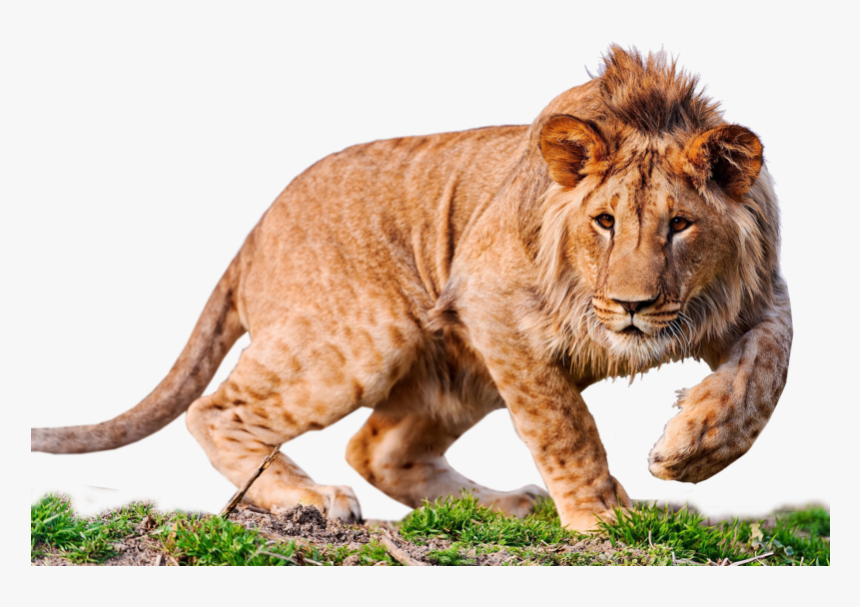
#> input picture images/lion.png, 860 x 607 px
$ python main.py
#> lines starting #> are read from the running program, lines starting #| are printed output that depends on the picture
import io
import cv2
import time
import numpy as np

from PIL import Image

class JPEG():
    def __init__(self, fp, compression=8, N=8):
#> called with fp = 'images/lion.png', compression = 0, N = 8
        self.img = np.array(Image.open(fp).convert())
#> self.img is the input picture: shape (607, 860, 4); mean R, G, B, A 210, 191.2, 173.7, 255

        # Constants
        self.N = N
        self.T = np.array([self.cosine(x, np.arange(N)) for x in range(N)])
        self.Q = np.array([
            [16, 11, 10, 16, 24, 40, 51, 61],
            [12, 12, 14, 19, 26, 58, 60, 55],
            [14, 13, 16, 24, 40, 57, 69, 56],
            [14, 17, 22, 29, 51, 87, 80, 62],
            [18, 22, 37, 56, 68,109,103, 77],
            [24, 35, 55, 64, 81,104,113, 92],
            [49, 64, 78, 87,103,121,120,101],
            [72, 92, 95, 98,112,100,103, 99]
        ])[:N,:N]
        self.compression = compression
        self.rgb_to_ycbcr()
        self.downsample()

    def rgb_to_ycbcr(self):
        R = self.img[:,:,0]/256.
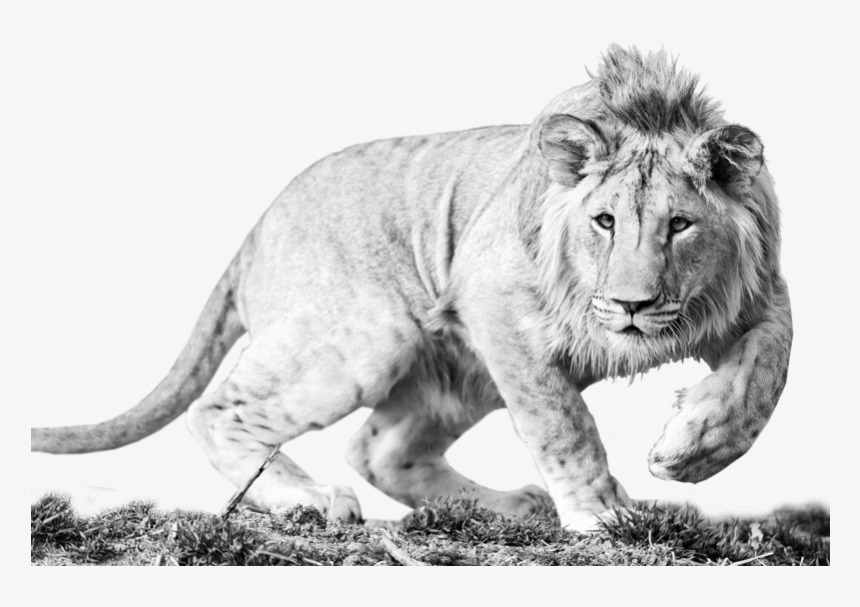
#> R: shape (607, 860) float64; min 0, max 0.996, mean 0.82
        G = self.img[:,:,1]/256.
        B = self.img[:,:,2]/256.
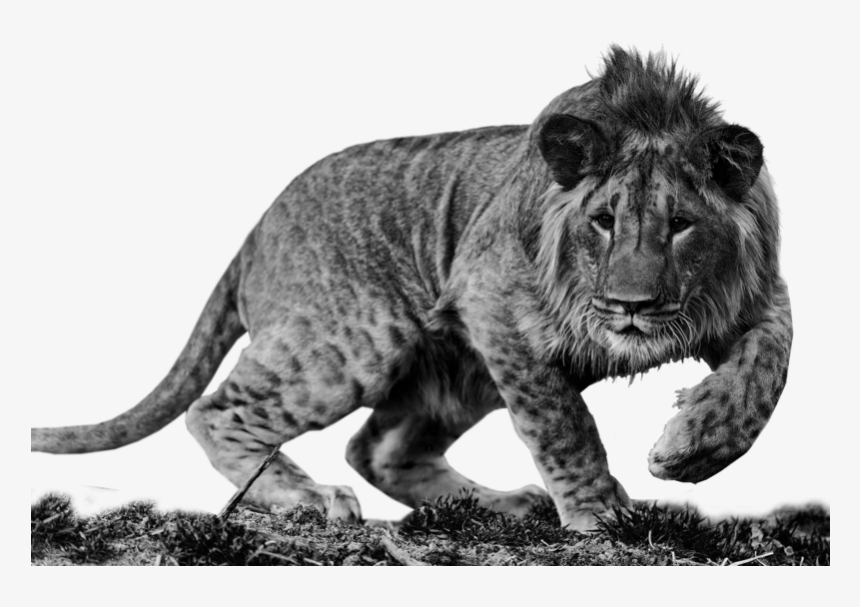
#> B: shape (607, 860) float64; min 0, max 0.965, mean 0.679
        self.img[:,:,0] = 16. + 65.738 * R + 129.057 * G + 25.064 * B
        self.img[:,:,1] = 128. - 37.945 * R - 74.494 * G + 112.439 * B
        self.img[:,:,2] = 128. + 112.439 * R - 94.154 * G - 18.285 * B
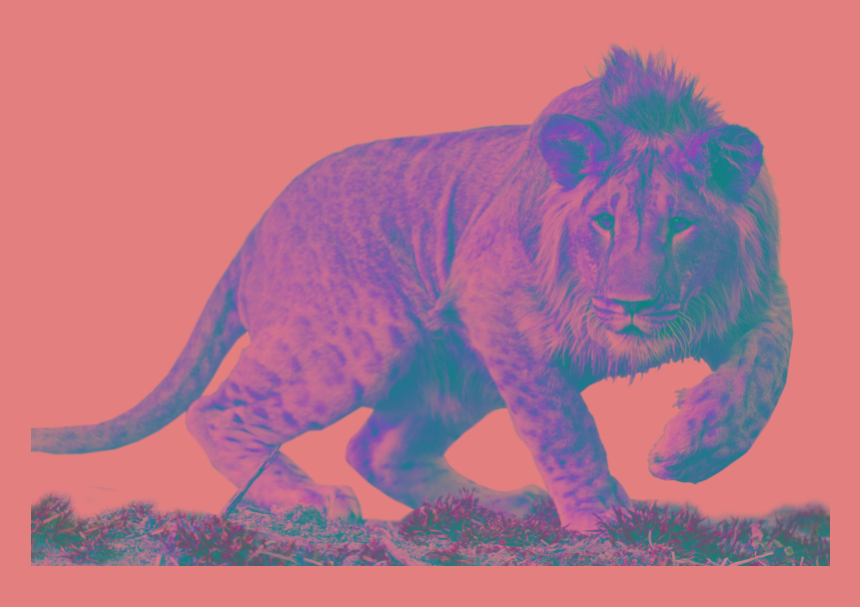
#> self.img: shape (607, 860, 4); mean R, G, B, A 183, 116.8, 136.8, 255

    def downsample(self, scale=4):
#> called with scale = 4
        img = self.img
        cb = img[::scale,::scale,1]
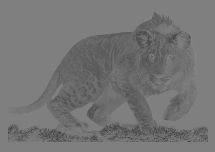
#> cb: shape (152, 215); min 57, max 137, mean 116.8
        cr = img[::scale,::scale,2]
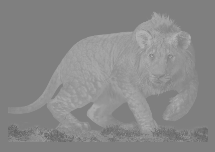
#> cr: shape (152, 215); min 96, max 182, mean 136.8
        y = img[:,:,0]
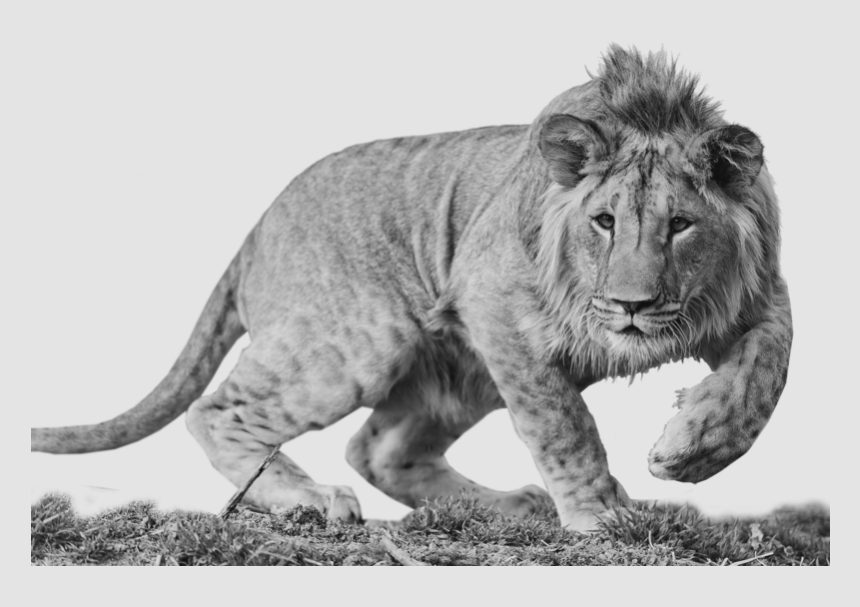
#> y: shape (607, 860); min 16, max 228, mean 183
        cb = np.kron(cb, np.ones((scale, scale)))[:img.shape[0],:img.shape[1]]
#> cb: shape (607, 860) float64
        cr = np.kron(cr, np.ones((scale, scale)))[:img.shape[0],:img.shape[1]]
#> cr: shape (607, 860) float64
        self.img = np.stack([y, cb, cr], axis=2)
#> self.img: shape (607, 860, 3) float64

    def encode(self):
        img = np.copy(self.img)
        for ch in range(3):
            for x in range(self.img.shape[0] // self.N - 1):
                for y in range(self.img.shape[1] // self.N - 1):
                    img[x*self.N:(x+1)*self.N, y*self.N:(y+1)*self.N,ch] = self.DCT(img, x, y, ch)
                    img[x*self.N:(x+1)*self.N, y*self.N:(y+1)*self.N,ch] = self.IDCT(img, x, y, ch)
        self.show(img)

    def cosine(self, i, j):
        """Row-wise function for populating DCT matrix"""
        if i == 0:
            out = np.ones(self.N) / np.sqrt(self.N)
        else:
            out = np.sqrt(2/self.N) * np.cos(((2*j+1) * i * np.pi) / (2 * self.N))

        return out

    def DCT(self, img, x, y, ch):
        """Performs the DCT operation on an 8x8 block
        x, y: the indices for each 8x8 block
        ch: channel from index 0 to 2 for y, cb, cr
        """
        block = img[x*self.N:(x+1)*self.N, y*self.N:(y+1)*self.N,ch]
#> (the run stopped early here; a loop or call above may not have finished)
